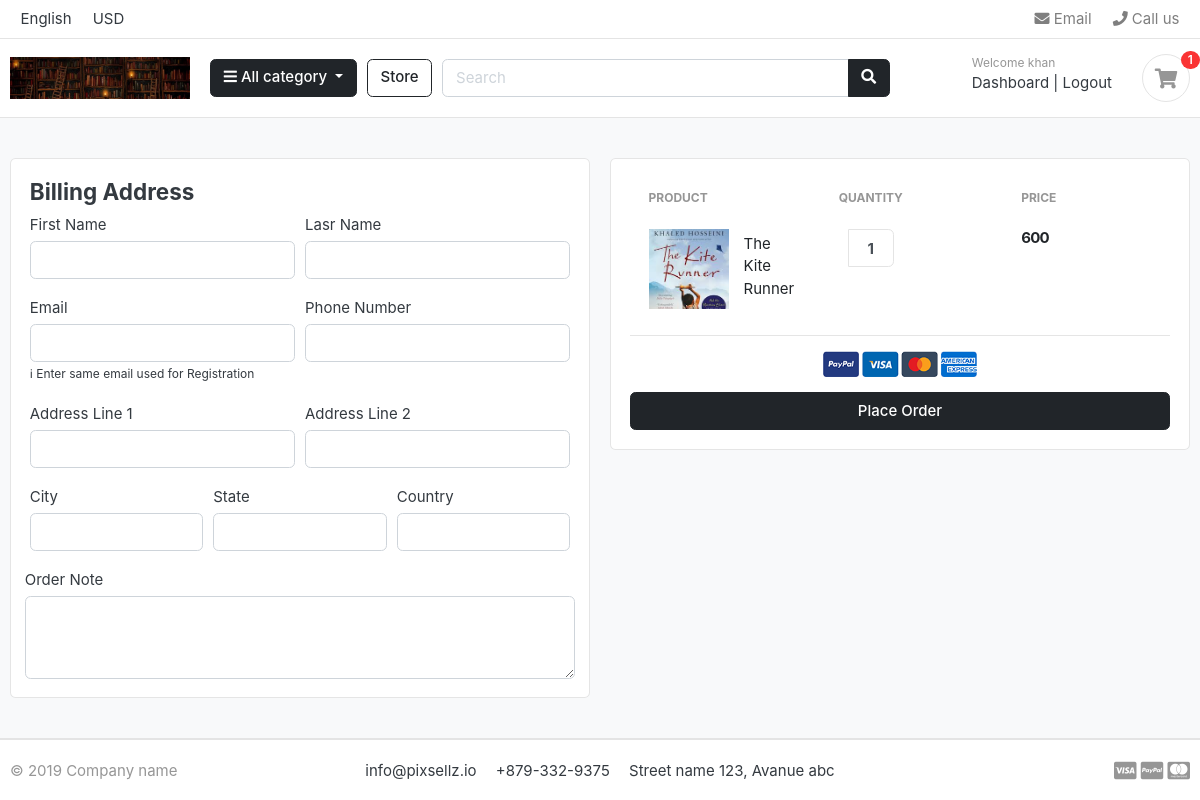
The app's page /order/ (signed in) with its own data.
### accounts/models.py (models this page shows, shortened)
class Account(AbstractUser):
    first_name = models.CharField(max_length=50)
    last_name = models.CharField(max_length=50)
    username = models.CharField(max_length=50, unique=True)
    email = models.EmailField(max_length=50, unique=True)
    phone_number = models.CharField(max_length=20)
    newsletter_subscription = models.BooleanField(default=False)
    date_joined = models.DateTimeField(auto_now_add=True)
    last_login = models.DateTimeField(auto_now_add=True)
    is_admin = models.BooleanField(default=False)
    is_active = models.BooleanField(default=True)
    is_staff = models.BooleanField(default=False)
    is_superuser = models.BooleanField(default=False)
    USERNAME_FIELD = 'email'
    REQUIRED_FIELDS = ['username', 'first_name', 'last_name']
    objects = MyAccountManager()

### carts/models.py (models this page shows, shortened)
class CartItem(models.Model):
    product=models.ForeignKey(Product,on_delete=models.CASCADE,default=None,blank=True,null=True)
    cart=models.ForeignKey(Cart,on_delete=models.CASCADE,default=None,blank=True,null=True)
    variation=models.ManyToManyField('Variation',blank=True)
    quantity=models.IntegerField()
    is_active=models.BooleanField(default=True)
    user=models.ForeignKey(Account,on_delete=models.CASCADE,null=True,blank=True)
    def sub_total(self):
        return self.product.price*self.quantity

### store/models.py (models this page shows, shortened)
class Product(models.Model):
    product_name=models.CharField(max_length=200,unique=True)
    slug=models.SlugField(max_length=200,unique=True)
    description=models.TextField(max_length=500,blank=True)
    price=models.IntegerField()
    images=models.ImageField(upload_to='photos/products')
    stock=models.IntegerField()
    is_available=models.BooleanField(default=True)
    category=models.ForeignKey(Category,on_delete=models.CASCADE)
    uploaded_date=models.DateTimeField(auto_now_add=True)
    updated_date=models.DateTimeField(auto_now=True)

### orders/views.py (the view)
# urls.py: path('', views.checkout, name='checkout'),
@login_required(login_url="login")
def checkout(request, total=0, quantity=0, cart_items=None):
    try:
        tax = 0
        grand_total = 0
        if request.user.is_authenticated:
            cart_items = CartItem.objects.filter(user=request.user, is_active=True)
        else:
            cart = Cart.objects.get(cart_id=_cart_id(request))
            cart_items = CartItem.objects.filter(cart=cart, is_active=True)
        for cart_item in cart_items:
            total += cart_item.product.price * cart_item.quantity
            quantity += cart_item.quantity
        tax = (2 * total) / 100
        grand_total = total + tax
    except:
        pass
    context = {
        "total": total,
        "quantity": quantity,
        "cart_items": cart_items,
        "tax": tax,
        "grand_total": grand_total,
    }
    return render(request, "store/checkout.html", context)

### carts/context_processors.py (called while the page is built, shortened)
def counter(request):
    if 'carts/carts' in request.path or '' in request.path:
        try:
            cart_count = 0
            if request.user.is_authenticated:
                cart_items = CartItem.objects.filter(user=request.user)
            for cart_item in cart_items:
                cart_count += cart_item.quantity
            return {'cart_count': cart_count}
        except Cart.DoesNotExist:
            cart_count = 0
    else:
        return {}

### category/context_processors.py (called while the page is built)
def menu_links(request):
    links=Category.objects.all()
    return dict(multiple_links=links)

### category/models.py (called while the page is built)
    def get_url(self):
        return reverse('product_by_category',args=[self.slug])

### template/store/checkout.html (shortened to what this page needs)
{% extends 'base.html' %}
{% load static %}
{% block content %}
<section class="section-content padding-y bg">
    <div class="container">
        <div class="row">
            <aside class="col-lg-6">
                <div class="card">
                    <div class="card-body">
                        <h4>Billing Address</h4>
                        <form method="POST" action="{% url 'place_order'%}">
                            <div class="form-row">
                                <div class="col form-group">
                                    <label for="">First Name</label>
                                    <input type="text" name="first_name" class="form-control" required>
                                </div>
                                <div class="col form-group">
                                    <label for="">Lasr Name</label>
                                    <input type="text" name="last_name" class="form-control" required>
                                </div>
                            </div>
                            <div class="form-row">
                                <div class="col form-group">
                                    <label for="">Email</label>
                                    <input type="Email" name="email" class="form-control" required>
                                    <small>&#8505; Enter same email used for Registration</small>
                                </div>
                                <div class="col form-group">
                                    <label for="">Phone Number</label>
                                    <input type="text" name="phone" class="form-control" required>
                                </div>
                            </div>
                            <div class="form-row">
                                <div class="col form-group">
                                    <label for="">Address Line 1</label>
                                    <input type="text" name="address_line_1" class="form-control" required>
                                </div>
                                <div class="col form-group">
                                    <label for="">Address Line 2</label>
                                    <input type="text" name="address_line_2" class="form-control" required>
                                </div>
                            </div>
                            <div class="form-row">
                                <div class="col form-group">
                                    <label for="">City</label>
                                    <input type="text" name="city" class="form-control" required>
                                </div>
                                <div class="col form-group">
                                    <label for="">State</label>
                                    <input type="text" name="state" class="form-control" required>
                                </div>
                                <div class="col form-group">
                                    <label for="">Country</label>
                                    <input type="text" name="country" class="form-control" required>
                                </div>
                            </div>
                            <div class="form-row">
                                <label for="">Order Note</label>
                                <textarea name="order_note" rows="3" class="form-control"> </textarea>
                            </div>
                    </div>
                </div>
            </aside>
            <aside class="col-lg-6">
                <div class="card">
                    <div class="card-body">
                        <table class="table table-borderless table-shopping-cart">
                            <thead class="text-muted">
                                <tr class="small text-uppercase">
                                    <th scope="col">Product</th>
                                    <th scope="col">Quantity</th>
                                    <th scope="col">Price</th>
                                    <th scope="col" class="text-right" width="200"> </th>
                                </tr>
                            </thead>
                            <tbody>
                                {% for cart_item in cart_items %}
                                <tr>
                                    <td>
                                        <figure class="itemside align-items-center">
                                            <div class="aside"><img src="{{cart_item.product.images.url}}"
                                                    class="img-sm"></div>
                                            <figcaption class="info">
                                                <a href="#"
                                                    class="title text-dark">{{cart_item.product.product_name}}</a>
                                            </figcaption>
                                        </figure>
                                    </td>
                                    <td>
                                        <div class="col">
                                            <div class="input-group input-spinner">
                                                <input type="text" class="form-control" value="{{cart_item.quantity}}">
                                            </div>
                                        </div>
                                    </td>
                                    <td>
                                        <div class="price-wrap">
                                            <var class="price">{{cart_item.sub_total}}</var>
                                        </div>
                                    </td>
                                </tr>
                                {% endfor %}
                            </tbody>
                        </table>
                        <hr>
                        <p class="text-center mb-3">
                            <img src="{% static './images/misc/payments.png'%}" height="26">
                        </p>
                        <button type="submit" class="btn btn-dark btn-block">Place Order</button>
                    </div>
                </div>
            </aside>
        </div>
    </div>
</section>
{% endblock %}

### template/includes/header.html (shortened to what this page needs)
{% load static %}
<header class="section-header">
    <nav class="navbar p-md-0 navbar-expand-sm navbar-light border-bottom">
        <div class="container">
            <div class="collapse navbar-collapse" id="navbarTop4">
                <ul class="navbar-nav mr-auto">
                    <li class="nav-item dropdown">
                        <a class="nav-link"> English </a>
                    </li>
                    <li class="nav-item dropdown">
                        <a class="nav-link"> USD </a>
                    </li>
                </ul>
                <ul class="navbar-nav">
                    <a id="emailLink" href="#" class="nav-link"></a>
                    <li><a href="tel:1234567890" class="nav-link" id="callUsLink"> <i class="fa fa-phone"></i> Call us </a></li>
                </ul>
            </div>
        </div>
    </nav>
    <section class="header-main border-bottom">
        <div class="container">
            <div class="row align-items-center">
                <div class="col-lg-2 col-md-3 col-6">
                    <a href="{% url 'home' %}" class="brand-wrap">
                        <img style="height: 100%; width: 100%; object-fit: cover;" class="logo"
                            src="{% static './images/m.jpg' %}">
                    </a>
                </div>
                <div class="col-lg col-sm col-md col-6 flex-grow-0">
                    <div class="category-wrap dropdown d-inline-block float-right">
                        <button type="button" class="btn btn-dark dropdown-toggle" data-toggle="dropdown">
                            <i class="fa fa-bars"></i> All category
                        </button>
                    </div>
                </div>
                <a href="{% url 'store' %}" class="btn btn-outline-dark">Store</a>
                <div class="col-lg  col-md-6 col-sm-12 col">
                    <form action="{% url 'search' %}" class="search" method="GET">
                        <div class="input-group w-100">
                            <input type="text" class="form-control" style="width:60%;" name="keyword"
                                placeholder="Search">
                            <div class="input-group-append">
                                <button class="btn btn-dark" type="submit">
                                    <i class="fa fa-search"></i>
                                </button>
                            </div>
                        </div>
                    </form>
                </div>
                <div class="col-lg-3 col-sm-6 col-8 order-2 order-lg-3">
                    <div class="d-flex justify-content-end mb-3 mb-lg-0">
                        <div class="widget-header">
                            <small class="title text-muted">Welcome {{user.first_name}}</small>
                            <div>
                                {% if request.user.is_authenticated %}
                                <a href="{% url 'dashboard' %}">Dashboard</a> <span class="dark-transp"> | </span>
                                <a href="{% url 'logout' %}"> Logout</a>
                                {% else %}
                                <a href="{% url 'user_login' %}">Sign in</a> <span class="dark-transp"> | </span>
                                <a href="{% url 'register' %}"> Register</a>
                                {% endif %}
                            </div>
                        </div>
                        <a href="{% url 'carts' %}" class="widget-header pl-3 ml-3">
                            <div class="icon icon-sm rounded-circle border"><i class="fa fa-shopping-cart"></i></div>
                            <span class="badge badge-pill badge-danger notify">{{cart_count}}</span>
                        </a>
                    </div>
                </div>
            </div>
        </div>
    </section>
</header>

### static/css/ui.css (style rules this page uses)
html { font-family: "Inter", sans-serif; font-size: 15px; }
.price-wrap { letter-spacing: -0.7px; }
.icon-xs, .icon-sm, .icon-md, .icon-lg { display: inline-block; text-align: center; flex-shrink: 0; flex-grow: 0; }
.icon-sm { width: 48px; height: 48px; line-height: 48px !important; font-size: 20px; }
.img-xs, .img-sm, .img-md, .img-lg { -o-object-fit: cover; object-fit: cover; flex-shrink: 0; flex-grow: 0; }
.img-sm { width: 80px; height: 80px; }
.padding-y { padding-top: 40px; padding-bottom: 40px; }
var { font-style: normal; }
figure { margin-bottom: 0; }
article:after, .form-group:after { display: block; clear: both; content: ""; }
.bg { background-color: #f8f9fa; }
.header-main { position: relative; padding-top: 1rem; padding-bottom: 1rem; }
.brand-wrap .logo, .navbar-brand .logo { margin-right: 7px; max-height: 42px; display: inline-block; }
.widget-header { display: inline-block; vertical-align: middle; position: relative; }
.widget-header a { color: #343a40; }
.widget-header i { color: #969696; }
.widget-header .title { display: block; }
.widget-header .notify { position: absolute; top: -3px; right: -10px; }
.itemside { position: relative; display: flex; width: 100%; }
.itemside .aside { position: relative; flex-shrink: 0; }
.itemside .info { padding-left: 15px; padding-right: 7px; }
.itemside .title { display: block; margin-bottom: 5px; color: #212529; }
.notify { position: absolute; top: -4px; right: -10px; display: inline-block; padding: 0.25em 0.6em; font-size: 12px; line-height: 1; text-align: center; border-radius: 3rem; color: #fff; background-color: #fa3434; }
.price { font-weight: 600; color: #212529; }
.input-spinner { width: 125px; flex-wrap: nowrap; display: inline-flex; vertical-align: middle; }
.input-spinner input.form-control { text-align: center; max-width: 46px; font-weight: bold; flex-basis: 46px; border-color: #e4e4e4; flex-grow: 0; }
.table-shopping-cart.table td, .table-shopping-cart.table th { padding-left: 1.25rem; padding-right: 1.25rem; }
.table-shopping-cart .price-wrap { line-height: 1.2; }
.table-shopping-cart .price { font-weight: bold; margin-right: 5px; display: block; }

### records on screen
Account: first_name "khan"
CartItem: product.images (picture), product.product_name "The Kite Runner", quantity "1", sub_total "600"

### other values on screen
{{ cart_count }} "1"
